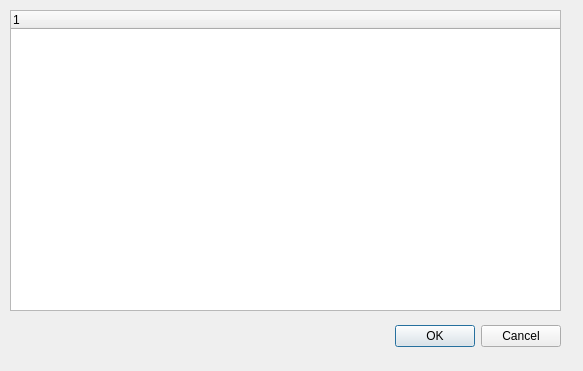
<?xml version="1.0" encoding="UTF-8"?>
<ui version="4.0">
 <class>DirectoryPickerDialog</class>
 <widget class="QDialog" name="DirectoryPickerDialog">
  <property name="geometry">
   <rect>
    <x>0</x>
    <y>0</y>
    <width>583</width>
    <height>371</height>
   </rect>
  </property>
  <property name="windowTitle">
   <string>Select a Directory</string>
  </property>
  <widget class="QDialogButtonBox" name="buttonBox">
   <property name="geometry">
    <rect>
     <x>380</x>
     <y>320</y>
     <width>181</width>
     <height>32</height>
    </rect>
   </property>
   <property name="orientation">
    <enum>Qt::Horizontal</enum>
   </property>
   <property name="standardButtons">
    <set>QDialogButtonBox::Cancel|QDialogButtonBox::Ok</set>
   </property>
  </widget>
  <widget class="QTreeWidget" name="dirtree">
   <property name="geometry">
    <rect>
     <x>10</x>
     <y>10</y>
     <width>551</width>
     <height>301</height>
    </rect>
   </property>
   <column>
    <property name="text">
     <string notr="true">1</string>
    </property>
   </column>
  </widget>
 </widget>
 <resources/>
 <connections>
  <connection>
   <sender>buttonBox</sender>
   <signal>accepted()</signal>
   <receiver>DirectoryPickerDialog</receiver>
   <slot>accept()</slot>
   <hints>
    <hint type="sourcelabel">
     <x>248</x>
     <y>254</y>
    </hint>
    <hint type="destinationlabel">
     <x>157</x>
     <y>274</y>
    </hint>
   </hints>
  </connection>
  <connection>
   <sender>buttonBox</sender>
   <signal>rejected()</signal>
   <receiver>DirectoryPickerDialog</receiver>
   <slot>reject()</slot>
   <hints>
    <hint type="sourcelabel">
     <x>316</x>
     <y>260</y>
    </hint>
    <hint type="destinationlabel">
     <x>286</x>
     <y>274</y>
    </hint>
   </hints>
  </connection>
 </connections>
</ui>
